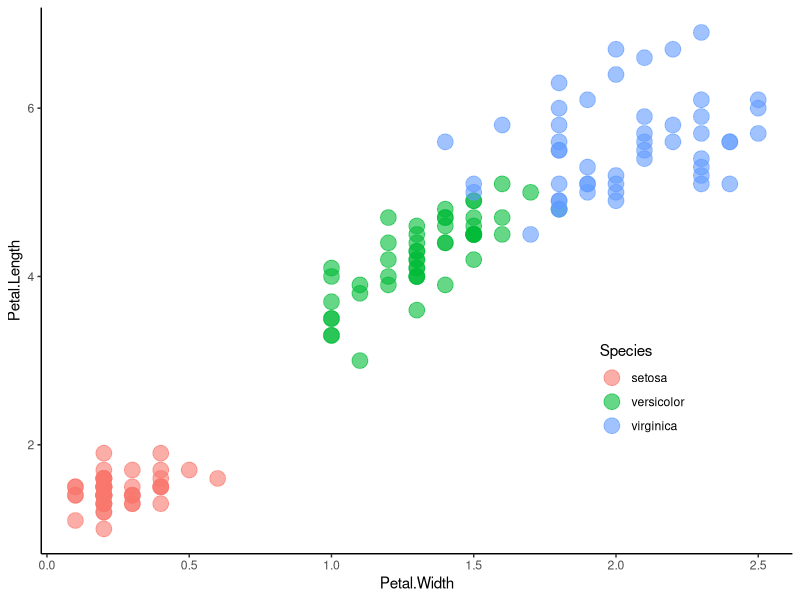
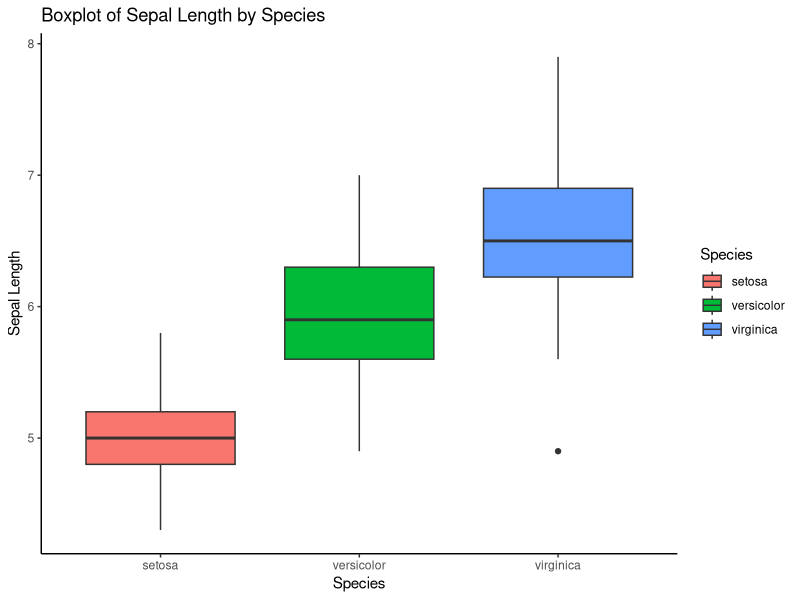

Write R code to recreate these figures, in order.
# Load package ----
library(caret)
library(tidyverse) #data manipulation and visualization
library(dplyr)
library(ggplot2)
library(class) #basic KNN
library(randomForest) #Random Forest implementation
library(stats) # Logistic regression is included in base R through the glm() function.
library(e1071) #SVM



# Load data ----

# Loading iris dataset
iris.data <- iris

# Viewing iris dataset structure and attributes
str(iris.data)

# Create a scatter plot
scatter_iris <- ggplot(iris.data, aes(x = Petal.Width, y = Petal.Length, color = Species)) +
  geom_point(size = 5, alpha = 0.6) +
  theme_classic() +
  theme(legend.position = c(0.8, 0.3))

# Save the plot as a file
ggsave(filename = "Images/scatter_iris.png", plot = scatter_iris, 
       width = 8, height = 6, dpi = 300)

# Create a boxplot for Sepal.Length by Species
boxplot_iris <- ggplot(iris.data, aes(x = Species, y = Sepal.Length, fill = Species)) +
  geom_boxplot() +
  labs(title = "Boxplot of Sepal Length by Species",
       x = "Species",
       y = "Sepal Length") +
  theme_classic()

# Save the plot as a file
ggsave(filename = "Images/boxplot_sepal_length.png", plot = boxplot_iris, 
       width = 8, height = 6, dpi = 300)



# Logistic Regression ----
# Create a binary classification problem
iris.data$is_versicolor <- ifelse(iris$Species == "versicolor", 1, 0)

# Split data into training and testing sets
set.seed(123)
train_index <- sample(1:nrow(iris.data), size = 0.7 * nrow(iris.data))
train_data <- iris.data[train_index, ]
test_data <- iris.data[-train_index, ]

# Fit logistic regression model
logistic_model <- glm(is_versicolor ~ Sepal.Length + Sepal.Width + Petal.Length + Petal.Width, 
                      data = train_data, 
                      family = binomial)

# Summary of the model
summary(logistic_model)

# Predict probabilities for the test set
predicted_probs <- predict(logistic_model, newdata = test_data, type = "response")

# Convert probabilities to binary predictions
predicted_classes <- ifelse(predicted_probs > 0.5, 1, 0)

# Evaluate the model
CM_LR <- confusionMatrix(as.factor(predicted_classes), as.factor(test_data$is_versicolor))
CM_LR$table

accuracy <- mean(predicted_classes == test_data$is_versicolor)
print(paste("Accuracy:", round(accuracy * 100, 2), "%"))



# KNN ----

# Train the KNN model
k_value <- 3  # Number of neighbors
predicted_classes_knn <- knn(train = train_data[, -c(5, 6)],  # Exclude Species and is_versicolor columns
                             test = test_data[, -c(5, 6)], 
                             cl = train_data$is_versicolor, 
                             k = k_value)

# View the predicted classes
predicted_classes_knn

# Evaluate the KNN model performance
CM_KNN <- confusionMatrix(as.factor(predicted_classes_knn), as.factor(test_data$is_versicolor))
CM_KNN$table

# Calculate accuracy
accuracy_knn <- mean(predicted_classes_knn == test_data$is_versicolor)
print(paste("Accuracy:", round(accuracy_knn * 100, 2), "%"))



# Decision Tree ----




# SVM ----











